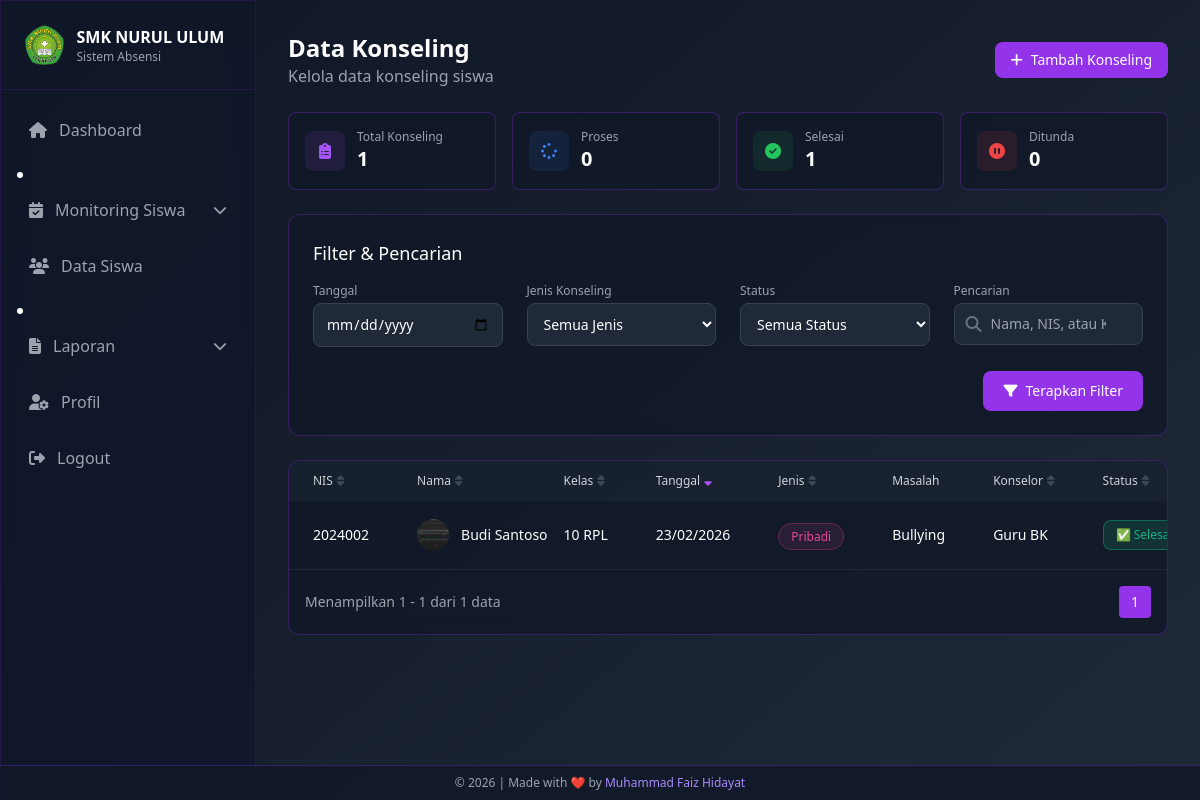
Page /admin/absensi/konseling.php (signed in) on the committed database.
### tables this page shows
CREATE TABLE `konseling` (
  `id` int NOT NULL AUTO_INCREMENT,
  `siswa_id` int NOT NULL,
  `tanggal` date NOT NULL,
  `jenis_konseling` varchar(20) NOT NULL,
  `masalah` text NOT NULL,
  `solusi` text,
  `tindak_lanjut` text,
  `konselor` varchar(100) NOT NULL,
  `status` varchar(20) DEFAULT 'Pending',
  `created_by` int DEFAULT NULL COMMENT 'FK ke users.id (admin yang input)',
  `created_at` timestamp NULL DEFAULT CURRENT_TIMESTAMP,
  `updated_at` timestamp NULL DEFAULT CURRENT_TIMESTAMP ON UPDATE CURRENT_TIMESTAMP,
  PRIMARY KEY (`id`)
);

CREATE TABLE `siswa` (
  `id` int NOT NULL AUTO_INCREMENT,
  `user_id` int DEFAULT NULL COMMENT 'FK ke tabel users',
  `nis` varchar(20) NOT NULL,
  `nama_lengkap` varchar(100) NOT NULL,
  `kelas` enum('10','11','12') NOT NULL,
  `jurusan` enum('RPL','DKV','AK','BR','MP','TKR','TKJ','TSM','TKI','OTKP') NOT NULL,
  `email` varchar(100) NOT NULL,
  `password` varchar(255) NOT NULL,
  `foto_profil` varchar(255) DEFAULT 'assets/default/photo-profile.png',
  `created_at` timestamp NOT NULL DEFAULT CURRENT_TIMESTAMP,
  `updated_at` timestamp NOT NULL DEFAULT CURRENT_TIMESTAMP ON UPDATE CURRENT_TIMESTAMP,
  PRIMARY KEY (`id`),
  UNIQUE KEY `nis` (`nis`),
  UNIQUE KEY `email` (`email`),
  KEY `fk_siswa_user` (`user_id`),
  CONSTRAINT `fk_siswa_user` FOREIGN KEY (`user_id`) REFERENCES `users` (`id`) ON DELETE SET NULL
);

### admin/absensi/konseling.php (the view, shortened to what the rows shown need)
<?php
require_once '../../config/database.php';
$items_per_page = 10;
$page   = isset($_GET['page']) ? (int) $_GET['page'] : 1;
$offset = ($page - 1) * $items_per_page;
$base_join = "FROM konseling k
              JOIN siswa s ON k.siswa_id = s.id
              WHERE 1=1";
$sql = "SELECT k.id, k.tanggal, k.jenis_konseling, k.masalah, k.solusi,
               k.tindak_lanjut, k.konselor, k.status, k.created_at,
               s.nama_lengkap, s.nis, s.kelas, s.jurusan, s.foto_profil " . $base_join;
$sort_column  = $_GET['sort'] ?? 'tanggal';
$sort_order   = $_GET['order'] ?? 'DESC';
$valid_columns = ['nis', 'nama_lengkap', 'kelas', 'tanggal', 'jenis_konseling', 'konselor', 'status'];
$sort_column  = in_array($sort_column, $valid_columns) ? $sort_column : 'tanggal';
$sort_prefix  = in_array($sort_column, ['nama_lengkap', 'nis', 'kelas']) ? 's.' : 'k.';
$sql .= " ORDER BY " . $sort_prefix . "$sort_column " . ($sort_order === 'ASC' ? 'ASC' : 'DESC');
$sql .= " LIMIT :offset, :limit";
$stmt = $conn->prepare($sql);
$stmt->bindValue(':offset', (int) $offset, PDO::PARAM_INT);
$stmt->bindValue(':limit',  (int) $items_per_page, PDO::PARAM_INT);
$stmt->execute();
$konseling_list = $stmt->fetchAll(PDO::FETCH_ASSOC);
function buildSortUrl($column)
{
    $params = $_GET;
    $params['sort']  = $column;
    $params['order'] = (isset($_GET['sort']) && $_GET['sort'] === $column && $_GET['order'] === 'ASC') ? 'DESC' : 'ASC';
    return '?' . http_build_query($params);
}
function getSortIcon($column, $sort_column, $sort_order)
{
    if ($column !== $sort_column) return '<i class="fas fa-sort text-gray-500 opacity-50"></i>';
    return $sort_order === 'ASC'
        ? '<i class="fas fa-sort-up text-purple-500"></i>'
        : '<i class="fas fa-sort-down text-purple-500"></i>';
}
?>
<!DOCTYPE html>
<html lang="en">
<head>
    <script src="https://cdn.tailwindcss.com"></script>
    <link rel="stylesheet" href="https://cdnjs.cloudflare.com/ajax/libs/font-awesome/6.4.2/css/all.min.css">
</head>
<body class="min-h-screen text-white bg-fixed">
    <aside id="sidebar" class="fixed top-0 left-0 h-screen w-64 glass-effect border-r border-purple-900/30 z-50 sidebar-transition -translate-x-full lg:translate-x-0">
        <div class="flex items-center justify-between p-4 lg:p-6 border-b border-purple-900/30">
            <div class="flex items-center gap-3">
                <div>
                    <h1 class="font-semibold text-sm lg:text-base">SMK NURUL ULUM</h1>
                </div>
            </div>
        </div>
    </aside>
    <main class="lg:ml-64 min-h-screen bg-gradient-to-br from-gray-900 to-gray-800 transition-all duration-300">
        <div class="p-4 lg:p-8">
            <div class="max-w-7xl mx-auto">
                <header class="flex flex-wrap justify-between items-center mb-6 gap-4">
                    <div>
                        <h1 class="text-xl md:text-2xl font-bold">Data Konseling</h1>
                    </div>
                </header>
                <div class="glass-effect rounded-xl overflow-hidden">
                    <?php if (count($konseling_list) > 0): ?>
                        <div class="overflow-x-auto table-container">
                            <table class="w-full whitespace-nowrap">
                                <thead>
                                    <tr class="bg-gray-800/50 text-gray-300 text-left">
                                        <th class="px-6 py-3 text-xs font-medium">
                                            <a href="<?= buildSortUrl('nis') ?>" class="flex items-center gap-1 hover:text-white">NIS <?= getSortIcon('nis', $sort_column, $sort_order) ?></a>
                                        </th>
                                        <th class="px-6 py-3 text-xs font-medium">
                                            <a href="<?= buildSortUrl('nama_lengkap') ?>" class="flex items-center gap-1 hover:text-white">Nama <?= getSortIcon('nama_lengkap', $sort_column, $sort_order) ?></a>
                                        </th>
                                        <th class="px-6 py-3 text-xs font-medium">
                                            <a href="<?= buildSortUrl('kelas') ?>" class="flex items-center gap-1 hover:text-white">Kelas <?= getSortIcon('kelas', $sort_column, $sort_order) ?></a>
                                        </th>
                                        <th class="px-6 py-3 text-xs font-medium">
                                            <a href="<?= buildSortUrl('tanggal') ?>" class="flex items-center gap-1 hover:text-white">Tanggal <?= getSortIcon('tanggal', $sort_column, $sort_order) ?></a>
                                        </th>
                                        <th class="px-6 py-3 text-xs font-medium">
                                            <a href="<?= buildSortUrl('jenis_konseling') ?>" class="flex items-center gap-1 hover:text-white">Jenis <?= getSortIcon('jenis_konseling', $sort_column, $sort_order) ?></a>
                                        </th>
                                        <th class="px-6 py-3 text-xs font-medium">Masalah</th>
                                        <th class="px-6 py-3 text-xs font-medium">
                                            <a href="<?= buildSortUrl('konselor') ?>" class="flex items-center gap-1 hover:text-white">Konselor <?= getSortIcon('konselor', $sort_column, $sort_order) ?></a>
                                        </th>
                                        <th class="px-6 py-3 text-xs font-medium">
                                            <a href="<?= buildSortUrl('status') ?>" class="flex items-center gap-1 hover:text-white">Status <?= getSortIcon('status', $sort_column, $sort_order) ?></a>
                                        </th>
                                    </tr>
                                </thead>
                                <tbody class="divide-y divide-gray-800">
                                    <?php foreach ($konseling_list as $k): ?>
                                        <tr class="hover:bg-purple-900/5 transition-colors animate-fade-in" id="row-<?= $k['id'] ?>">
                                            <td class="px-6 py-4 text-sm"><?= htmlspecialchars($k['nis']) ?></td>
                                            <td class="px-6 py-4">
                                                <div class="flex items-center">
                                                    <img src="../../<?= $k['foto_profil'] ?: 'assets/default/avatar.png' ?>" alt="Profile" class="w-8 h-8 rounded-full object-cover mr-3">
                                                    <span class="text-sm"><?= htmlspecialchars($k['nama_lengkap']) ?></span>
                                                </div>
                                            </td>
                                            <td class="px-6 py-4 text-sm"><?= $k['kelas'] ?> <?= $k['jurusan'] ?></td>
                                            <td class="px-6 py-4 text-sm"><?= date('d/m/Y', strtotime($k['tanggal'])) ?></td>
                                            <td class="px-6 py-4">
                                                <span class="px-3 py-1 rounded-full text-xs jenis-<?= strtolower($k['jenis_konseling']) ?>">
                                                    <?= htmlspecialchars($k['jenis_konseling']) ?>
                                                </span>
                                            </td>
                                            <td class="px-6 py-4 text-sm">
                                                <div class="truncate-cell" title="<?= htmlspecialchars($k['masalah']) ?>">
                                                    <?= htmlspecialchars($k['masalah']) ?>
                                                </div>
                                            </td>
                                            <td class="px-6 py-4 text-sm"><?= htmlspecialchars($k['konselor']) ?></td>
                                            <td class="px-6 py-4">
                                                <div class="status-wrapper">
                                                    <select class="status-select rounded-lg px-3 py-1.5 text-xs font-medium border focus:outline-none status-<?= strtolower($k['status']) ?>"
                                                        data-id="<?= $k['id'] ?>" onchange="updateStatus(this)">
                                                        <option value="Selesai" <?= $k['status'] === 'Selesai' ? 'selected' : '' ?>>✅ Selesai</option>
                                                    </select>
                                                </div>
                                            </td>
                                        </tr>
                                    <?php endforeach; ?>
                                </tbody>
                            </table>
                        </div>
                    <?php endif; ?>
                </div>
            </div>
        </div>
    </main>
</body>
</html>

### rows in the picture
konseling: siswa.nis "2024002", siswa.foto_profil (picture), siswa.nama_lengkap "Budi Santoso", siswa.kelas "10", siswa.jurusan "RPL", tanggal "23/02/2026", jenis_konseling "Pribadi", masalah "Bullying", konselor "Guru BK", status+id "✅ Selesai"

### other values in the picture
$total_count "1"
$status_counts['Proses'] "0"
$status_counts['Selesai'] "1"
$status_counts['Ditunda'] "0"
min($offset + 1, $total_items) "1"
min($offset + $items_per_page, $total_items) "1"
$total_items "1"
